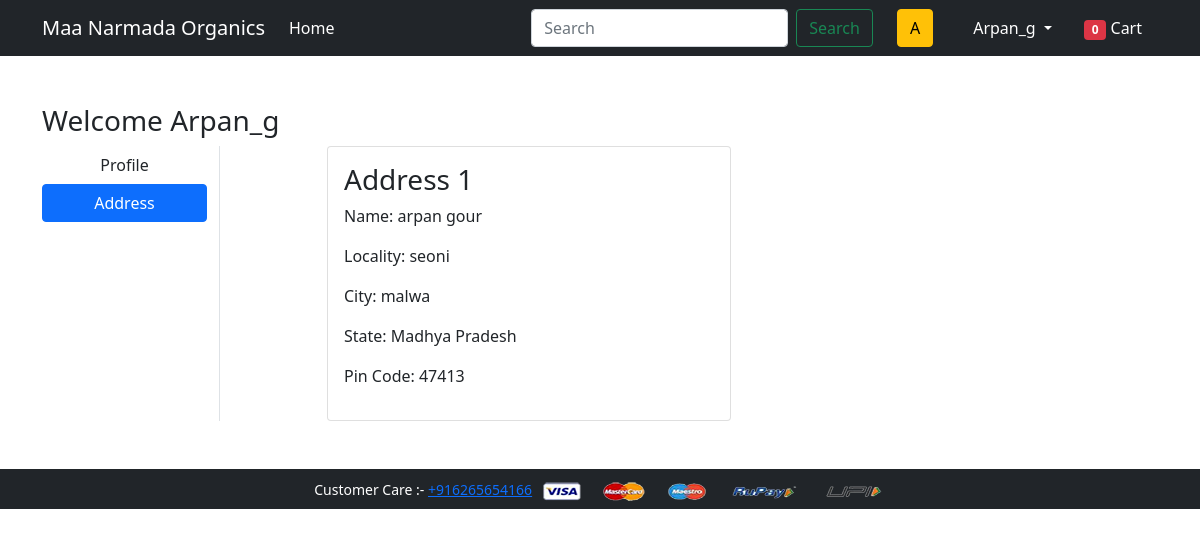
The app's page /address/ (signed in) with its own data.
### app/models.py (models this page shows)
class Customer(models.Model):
    user = models.ForeignKey(User, on_delete=models.CASCADE)
    name = models.CharField(max_length=200)
    locality = models.CharField(max_length=200)
    city = models.CharField(max_length=50)
    zipcode = models.IntegerField()
    state = models.CharField(choices=STATE_CHOICE, max_length=50)

### app/views.py (the view)
# urls.py: path('address/', views.address, name='address'),
@login_required
def address(request):
    user = request.user
    my_object = [p for p in Cart.objects.all() if p.user == user]
    object_size = len(my_object)
    add = Customer.objects.filter(user=request.user)
    return render(request, 'app/address.html', {'add': add, 'active': 'btn-primary', 'object_size': object_size})

### app/templates/app/address.html (shortened to what this page needs)
{% extends 'app/base.html' %}
{% load static %}
{% block main-content %}
<div class="container my-5">
 <div class="row">
 <h3>Welcome <span class="text-capitalize">{{request.user}}</span></h3>
  <div class="col-sm-2 border-end">
   <ul class="list-unstyled">
    <li class="d-grid"><a href="{% url 'profile' %}" class="btn">Profile</a></li>
    <li class="d-grid"><a href="{% url 'address' %}" class="btn {{active}}">Address</a></li>
   </ul>
  </div>
  <div class="col-sm-9 offset-sm-1">
   <div class="row">
    {% for ad in add %}
    <div class="col-sm-6">
     <div class="card">
      <div class="card-body">
       <h3>Address {{forloop.counter}}</h3>
       <p>Name: {{ad.name}}</p>
       <p>Locality: {{ad.locality}}</p>
       <p>City: {{ad.city}}</p>
       <p>State: {{ad.state}}</p>
       <p>Pin Code: {{ad.zipcode}}</p>
      </div>
     </div>
    </div>
    {% endfor %}
   </div>
  </div>
 </div>
</div>
{% endblock main-content %}

### app/templates/app/base.html (shortened to what this page needs)
<!doctype html>
{% load static %}
<html lang="en">
  <head>
    <link href="https://cdn.jsdelivr.net/npm/bootstrap@5.0.0-beta1/dist/css/bootstrap.min.css" rel="stylesheet">
    <link rel="stylesheet" href="{% static 'app/css/owl.carousel.min.css' %}">
    <link rel="stylesheet" href="{% static 'app/css/all.min.css' %}">
    <link rel="stylesheet" href="{% static 'app/css/style.css' %}">
  </head>
  <body>
    <nav class="navbar navbar-expand-lg navbar-dark bg-dark">
     <div class="container">
       <a class="navbar-brand" href="/">Maa Narmada Organics</a>
       <div class="collapse navbar-collapse" id="navbarSupportedContent">
         <ul class="navbar-nav me-auto mb-2 mb-lg-0">
          {% if request.user.is_authenticated %}
           <li class="nav-item">
             <a class="nav-link active" aria-current="page" href="/">Home</a>
           </li>
         </ul>
         <form method="GET" action='/search' class="d-flex">
          <input name="keyword" id="search" class="form-control me-2" type="search" placeholder="Search" aria-label="Search">
          <button class="btn btn-outline-success" type="submit">Search</button>
         </form>
        <button class="btn btn-warning mx-4">{{request.user.username|first|capfirst}}</button>
         <div>
          <ul class="navbar-nav me-auto mb-2 mb-lg-0">
           <li class="nav-item dropdown mx-2">
              <a class="nav-link dropdown-toggle text-white" href="#" id="profileDropdown" role="button" data-bs-toggle="dropdown" aria-expanded="false">
                {{request.user.username|capfirst}}
              </a>
            </li>
            <li class="nav-item mx-2">
             <a href="{% url 'showcart' %}" class="nav-link text-white"><span class="badge bg-danger">{{object_size}}</span> Cart </a>
            </li>
            {% endif %}
          </ul>
         </div>
       </div>
     </div>
    </nav>
    {% block main-content %} {% endblock main-content %}
    <footer class="container-fluid bg-dark text-center p-2 mt-5">
        <small class="text-white">Customer Care :- <a href="tel:+916265654166">+916265654166</a> </small>
        <img src="{% static 'app/images/payment.png' %}" alt="" srcset="" class="img-fluid" height="2px">
    </footer>
  </body>
</html>

### records on screen
Customer: name "arpan gour", locality "seoni", city "malwa", state "Madhya Pradesh", zipcode "47413"

### other values on screen
{{ request.user.username|first|capfirst }} "A"
{{ request.user.username|capfirst }} "Arpan_g"
{{ object_size }} "0"
{{ request.user }} "Arpan_g"
